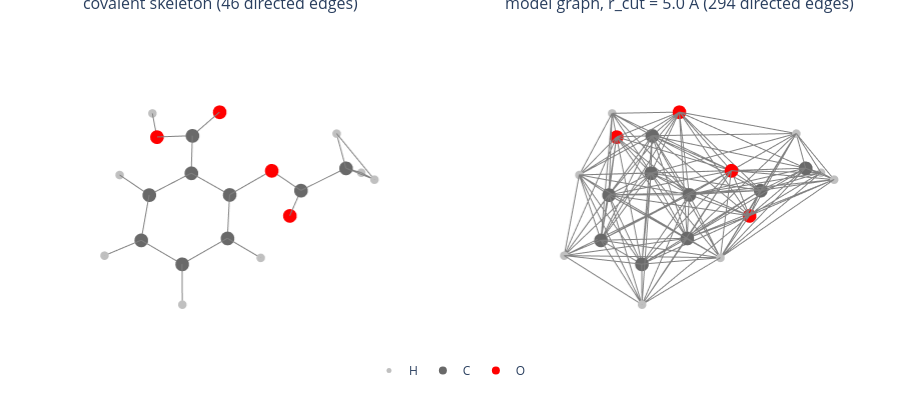

Write notebook code for a chart like this one.
### Markdown cell above
<div style="background: rgba(33, 150, 243, 0.10); border-left: 4px solid #2196f3; padding: 0.6em 1em; margin: 0.8em 0; border-radius: 0 4px 4px 0;"> 

<b>Note:</b> The covalent skeleton (only bond-length pairs, $d < 1.8$ Å), and
the radius graph the models actually consume at $r_\mathrm{cut} = 5$ Å. Aspirin's
diameter is only $\approx$ 8 Å, so the model graph connects most pairs. So, the
"dilute" regime of Lesson 07a does exist here.
</div>

### Code cell
# Get the first training frame's positions
pos0 = train_frames[0]["pos"]

# Compute the radius graph for the covalent skeleton
# (bond-length pairs, d < 1.8 Å)
bonds = radius_graph(pos0, 1.8)

# Compute the radius graph for the model's cutoff
# (What SchNet / DimeNet actually see)
graph = radius_graph(pos0, R_CUT)

# Visualize the covalent skeleton and the model graph
fig = scene3d(1, 2, titles=[f"covalent skeleton ({bonds.shape[1]} directed edges)",
                            f"model graph, r_cut = {R_CUT} Å ({graph.shape[1]} directed edges)"])

# Draw the point cloud for the two graphs, coloring by element
elements = {1: ("H", "silver", 5), 6: ("C", "dimgray", 8), 8: ("O", "red", 8)}

for panel, edges in enumerate([bonds, graph]):
    draw_point_cloud(pos0, fig=fig, cell=(1, panel + 1), size=1, color="lightgray",
                     edges=edges)
    for Z_el, (name, color, size) in elements.items():
        draw_point_cloud(pos0[z == Z_el], fig=fig, cell=(1, panel + 1), color=color,
                         size=size, label=name if panel == 0 else None)
show3d(fig)

### Figure 1 — Plotly figure (JSON) as saved in the notebook; plotly's stock layout.template omitted (floating-point values rounded to 4 significant figures; data arrays with more than 128 entries replaced by an {"elided": "..."} marker saying what was removed)
{"data": [{"hoverinfo": "skip", "line": {"color": "gray", "width": 2}, "mode": "lines", "scene": "scene", "showlegend": false, "type": "scatter3d", "x": {"elided": "138 float values"}, "y": {"elided": "138 float values"}, "z": {"elided": "138 float values"}}, {"hovertemplate": "(%{x:.2f}, %{y:.2f}, %{z:.2f})<extra></extra>", "marker": {"color": "#d3d3d3", "line": {"width": 0}, "size": 1, "symbol": "circle"}, "mode": "markers", "name": "", "scene": "scene", "showlegend": false, "type": "scatter3d", "x": [2.01, 1.214, 2.946, 2.454, -2.798, 0.6429, 0.3398, -1.382, -1.677, 0.2139, -0.2937, -1.716, -0.8227, -0.1781, 2.367, 0.927, 3.915, 3.131, -2.616, -3.755, -2.767], "y": [-1.185, 1.294, -0.4349, 0.7308, 2.465, -0.8233, 0.5249, -1.619, 1.393, -3.05, -1.785, 1.656, 1.121, -3.733, -2.093, 2.299, -0.867, 1.488, 3.474, 2.57, 1.961], "z": [-0.02037, -0.6642, -0.7374, -1.205, 0.3983, 0.2878, 0.006952, 1.394, -1.463, 0.5246, 0.8618, -0.3091, 0.5996, 1.045, 0.4364, -0.9246, -0.9662, -1.685, 0.5497, -0.163, 1.42]}, {"hovertemplate": "(%{x:.2f}, %{y:.2f}, %{z:.2f})<extra></extra>", "marker": {"color": "#c0c0c0", "line": {"width": 0}, "size": 5, "symbol": "circle"}, "mode": "markers", "name": "H", "scene": "scene", "showlegend": true, "type": "scatter3d", "x": [-0.1781, 2.367, 0.927, 3.915, 3.131, -2.616, -3.755, -2.767], "y": [-3.733, -2.093, 2.299, -0.867, 1.488, 3.474, 2.57, 1.961], "z": [1.045, 0.4364, -0.9246, -0.9662, -1.685, 0.5497, -0.163, 1.42]}, {"hovertemplate": "(%{x:.2f}, %{y:.2f}, %{z:.2f})<extra></extra>", "marker": {"color": "#696969", "line": {"width": 0}, "size": 8, "symbol": "circle"}, "mode": "markers", "name": "C", "scene": "scene", "showlegend": true, "type": "scatter3d", "x": [2.01, 1.214, 2.946, 2.454, -2.798, 0.6429, 0.3398, -0.2937, -1.716], "y": [-1.185, 1.294, -0.4349, 0.7308, 2.465, -0.8233, 0.5249, -1.785, 1.656], "z": [-0.02037, -0.6642, -0.7374, -1.205, 0.3983, 0.2878, 0.006952, 0.8618, -0.3091]}, {"hovertemplate": "(%{x:.2f}, %{y:.2f}, %{z:.2f})<extra></extra>", "marker": {"color": "#ff0000", "line": {"width": 0}, "size": 8, "symbol": "circle"}, "mode": "markers", "name": "O", "scene": "scene", "showlegend": true, "type": "scatter3d", "x": [-1.382, -1.677, 0.2139, -0.8227], "y": [-1.619, 1.393, -3.05, 1.121], "z": [1.394, -1.463, 0.5246, 0.5996]}, {"hoverinfo": "skip", "line": {"color": "gray", "width": 2}, "mode": "lines", "scene": "scene2", "showlegend": false, "type": "scatter3d", "x": {"elided": "882 float values"}, "y": {"elided": "882 float values"}, "z": {"elided": "882 float values"}}, {"hovertemplate": "(%{x:.2f}, %{y:.2f}, %{z:.2f})<extra></extra>", "marker": {"color": "#d3d3d3", "line": {"width": 0}, "size": 1, "symbol": "circle"}, "mode": "markers", "name": "", "scene": "scene2", "showlegend": false, "type": "scatter3d", "x": [2.01, 1.214, 2.946, 2.454, -2.798, 0.6429, 0.3398, -1.382, -1.677, 0.2139, -0.2937, -1.716, -0.8227, -0.1781, 2.367, 0.927, 3.915, 3.131, -2.616, -3.755, -2.767], "y": [-1.185, 1.294, -0.4349, 0.7308, 2.465, -0.8233, 0.5249, -1.619, 1.393, -3.05, -1.785, 1.656, 1.121, -3.733, -2.093, 2.299, -0.867, 1.488, 3.474, 2.57, 1.961], "z": [-0.02037, -0.6642, -0.7374, -1.205, 0.3983, 0.2878, 0.006952, 1.394, -1.463, 0.5246, 0.8618, -0.3091, 0.5996, 1.045, 0.4364, -0.9246, -0.9662, -1.685, 0.5497, -0.163, 1.42]}, {"hovertemplate": "(%{x:.2f}, %{y:.2f}, %{z:.2f})<extra></extra>", "marker": {"color": "#c0c0c0", "line": {"width": 0}, "size": 5, "symbol": "circle"}, "mode": "markers", "name": "", "scene": "scene2", "showlegend": false, "type": "scatter3d", "x": [-0.1781, 2.367, 0.927, 3.915, 3.131, -2.616, -3.755, -2.767], "y": [-3.733, -2.093, 2.299, -0.867, 1.488, 3.474, 2.57, 1.961], "z": [1.045, 0.4364, -0.9246, -0.9662, -1.685, 0.5497, -0.163, 1.42]}, {"hovertemplate": "(%{x:.2f}, %{y:.2f}, %{z:.2f})<extra></extra>", "marker": {"color": "#696969", "line": {"width": 0}, "size": 8, "symbol": "circle"}, "mode": "markers", "name": "", "scene": "scene2", "showlegend": false, "type": "scatter3d", "x": [2.01, 1.214, 2.946, 2.454, -2.798, 0.6429, 0.3398, -0.2937, -1.716], "y": [-1.185, 1.294, -0.4349, 0.7308, 2.465, -0.8233, 0.5249, -1.785, 1.656], "z": [-0.02037, -0.6642, -0.7374, -1.205, 0.3983, 0.2878, 0.006952, 0.8618, -0.3091]}, {"hovertemplate": "(%{x:.2f}, %{y:.2f}, %{z:.2f})<extra></extra>", "marker": {"color": "#ff0000", "line": {"width": 0}, "size": 8, "symbol": "circle"}, "mode": "markers", "name": "", "scene": "scene2", "showlegend": false, "type": "scatter3d", "x": [-1.382, -1.677, 0.2139, -0.8227], "y": [-1.619, 1.393, -3.05, 1.121], "z": [1.394, -1.463, 0.5246, 0.5996]}], "layout": {"annotations": [{"font": {"size": 16}, "showarrow": false, "text": "covalent skeleton (46 directed edges)", "x": 0.24, "xanchor": "center", "xref": "paper", "y": 1, "yanchor": "bottom", "yref": "paper"}, {"font": {"size": 16}, "showarrow": false, "text": "model graph, r_cut = 5.0 Å (294 directed edges)", "x": 0.76, "xanchor": "center", "xref": "paper", "y": 1, "yanchor": "bottom", "yref": "paper"}], "height": 400, "legend": {"orientation": "h", "x": 0.5, "xanchor": "center", "y": 0, "yanchor": "top"}, "margin": {"b": 44, "l": 8, "r": 8, "t": 16}, "scene": {"aspectmode": "data", "domain": {"x": [0, 0.48], "y": [0, 1]}, "xaxis": {"showbackground": false, "visible": false}, "yaxis": {"showbackground": false, "visible": false}, "zaxis": {"showbackground": false, "visible": false}}, "scene2": {"aspectmode": "data", "domain": {"x": [0.52, 1], "y": [0, 1]}, "xaxis": {"showbackground": false, "visible": false}, "yaxis": {"showbackground": false, "visible": false}, "zaxis": {"showbackground": false, "visible": false}}, "showlegend": true, "title": {}}}
